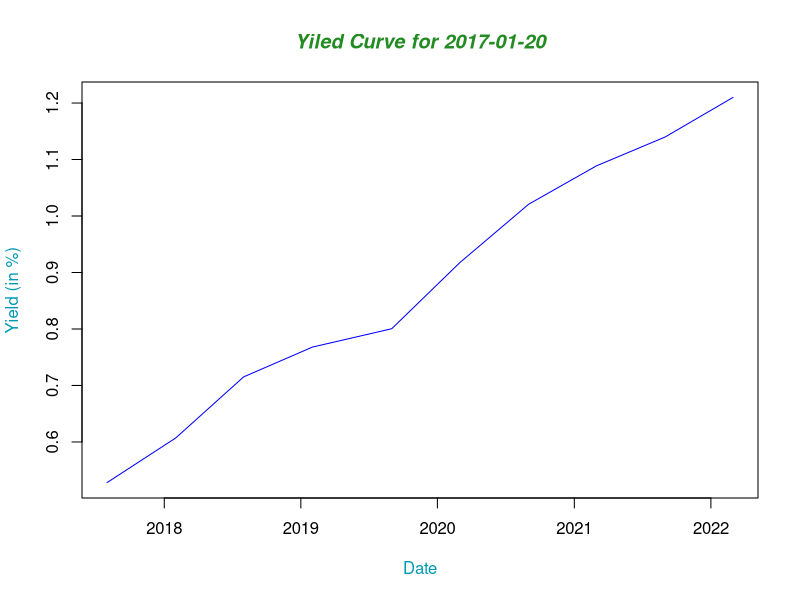

This chart was generated by the following R code:
#Install and load packages to be used

install.packages("lubridate")
library(lubridate)


#Set working directory
setwd("~/Documents/Mathematical_Finance")

#Import data
Day_10<-read.csv("Day_10.csv", header=F)

#Manipulate and select relevent data
Day_10<-as.data.frame(Day_10)
View(Day_10)
day_10_can_true<-Day_10[,1]=="Canada"
Day_10<-Day_10[day_10_can_true,1:5]
Day_10[,3]<-as.Date(Day_10[,3], "%Y-%B-%d")
rownames(Day_10) <- seq(length=nrow(Day_10))
colnames(Day_10) <- c("country","coupon", "date", "price", "ytm")


#Initialize a date vector
x<-rep(as.Date("2017-01-20"), 10)

#Loop to set dates of interest
for (i in c(1:10)) {
  month(x[i])<-month(x[i])+6*i
}
x<-as.Date(x)
x

#Intialize another date vector, and perform a loop
#that selects the closest date to that of our interest
#In 6 month intervals
y<-rep(1, 10)
for (i in c(1:10)) {
  y[i]<-which(abs(Day_10[,3]-x[i]) == min(abs(Day_10[,3] - x[i])))
}
y

#reduce dataframe to data of interest
gucci10<-Day_10[y,]
View(gucci10)
rownames(gucci10) <- seq(length=nrow(gucci10))


#Compute yields
r<-rep(1, 10)
r[1]<-((gucci10[1,4])/((gucci10[1,2])/2+100))^-1-1
for (i in c(2:10)) {
  r[i]<-((gucci10[i,4]-sum((gucci10[i,2]/2)/((1+r[c(1:(i-1))])^(c(1:(i-1))))))/(100+gucci10[i,2]/2))^(-(1/i))-1
}
r

gucci10<-data.frame(gucci10, 2*r)
colnames(gucci10) <- c("country","coupon", "date", "price", "ytm", "yield")


#Plot graphs

plot_colours <- c("blue", "red", "forestgreen", "yellow")
plot_colours1 <- plot_colours[c(1,2)]

plot(gucci10[,3], 100*gucci10[,6], type="l", col=plot_colours1[1], ann=FALSE)
title(main="Yiled Curve for 2017-01-20", col.main="forestgreen", font.main=4)
title(xlab="Date", col.lab=rgb(0,0.6,.7))
title(ylab="Yield (in %)", col.lab=rgb(0,0.6,.7))




#Working Area
sum((gucci10[3,2]/2)/(1+r[c(1:1)])^(c(1:1)))
sum((gucci10[2,2]/2)/((1+r[c(1:3)]^(c(1:3)))))

sum((gucci10[2,2]/2)/((1+r[1]^((1)))))+sum((gucci10[2,2]/2)/((1+r[2]^((2)))))+sum((gucci10[2,2]/2)/((1+r[3]^((3)))))

cool<-rep(1, 9)

for (i in length(cool)) {
  cool[i]<-as.numeric(month(x[i+1])-month(x[i]))
}



cool

month(x[10])-month(x[9])



